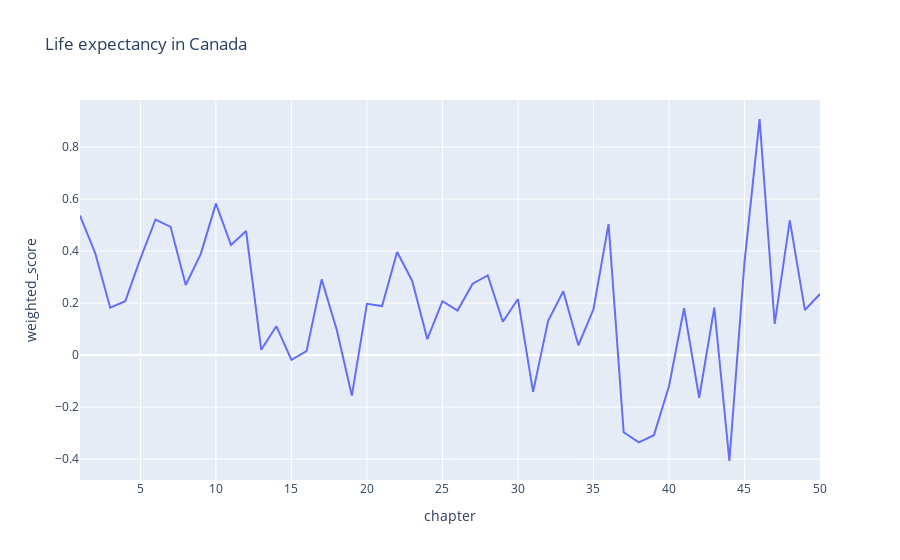

Notebook cell for this chart:
### Code cell
# fig = go.Figure(go.Line(x=df_genesis_chapters.chapter, y=df_genesis_chapters.weighted_score))
# data = [go.Bar(x=df_genesis_chapters.chapter,
#             y=df_genesis_chapters.weighted_score)]

# py.iplot(data, filename='jupyter-basic_line')

# fig = px.line(df_genesis_chapters, x="chapter", y="weighted_score", title='Life expectancy in Canada')
# fig.show()

### Figure 1 — Plotly figure (JSON) as saved in the notebook; plotly's stock layout.template omitted (floating-point values rounded to 4 significant figures)
{"data": [{"hovertemplate": "chapter=%{x}<br>weighted_score=%{y}<extra></extra>", "legendgroup": "", "line": {"color": "#636efa", "dash": "solid"}, "marker": {"symbol": "circle"}, "mode": "lines", "name": "", "orientation": "v", "showlegend": false, "type": "scatter", "x": [1, 2, 3, 4, 5, 6, 7, 8, 9, 10, 11, 12, 13, 14, 15, 16, 17, 18, 19, 20, 21, 22, 23, 24, 25, 26, 27, 28, 29, 30, 31, 32, 33, 34, 35, 36, 37, 38, 39, 40, 41, 42, 43, 44, 45, 46, 47, 48, 49, 50], "xaxis": "x", "y": [0.5358, 0.3933, 0.1819, 0.207, 0.3711, 0.5212, 0.493, 0.2693, 0.3892, 0.5824, 0.4231, 0.4767, 0.02014, 0.111, -0.01848, 0.01478, 0.2911, 0.09763, -0.1558, 0.1971, 0.1884, 0.3964, 0.2849, 0.06086, 0.2071, 0.1712, 0.2745, 0.3061, 0.1279, 0.2154, -0.1416, 0.1314, 0.2453, 0.03771, 0.176, 0.5041, -0.2971, -0.3357, -0.3084, -0.1199, 0.1798, -0.1643, 0.1826, -0.4075, 0.3566, 0.9077, 0.1198, 0.5177, 0.173, 0.2346], "yaxis": "y"}], "layout": {"legend": {"tracegroupgap": 0}, "title": {"text": "Life expectancy in Canada"}, "xaxis": {"anchor": "y", "domain": [0, 1], "title": {"text": "chapter"}}, "yaxis": {"anchor": "x", "domain": [0, 1], "title": {"text": "weighted_score"}}}}
